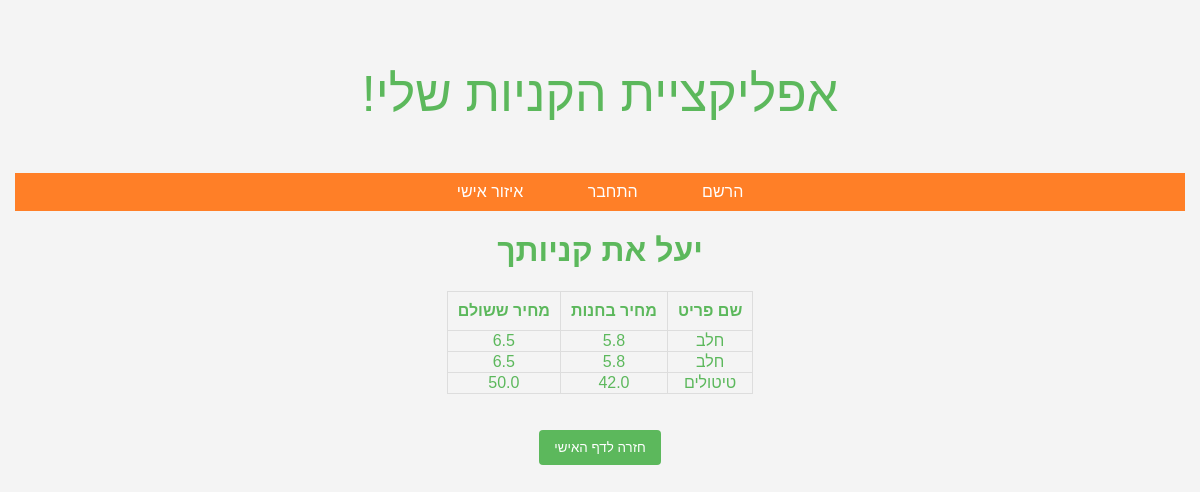
Page /optimize_purchases (signed in) on the committed database.
### main.py (models this page shows)
class Purchase(db.Model):
    id = db.Column(db.Integer, primary_key=True, autoincrement=True)
    user_id = db.Column(db.Integer, db.ForeignKey('user.user_id'), nullable=False)
    item_name = db.Column(db.String, nullable=False)
    qty = db.Column(db.Integer, default=0)
    price = db.Column(db.Float, nullable=False)
    category = db.Column(db.String, nullable=False)
    date = db.Column(db.DateTime, nullable=False)

### main.py (the view)
@app.route("/optimize_purchases", methods=["GET"])
@login_required
def optimize_purchases():
    user_id = current_user.user_id
    purchases = Purchase.query.filter_by(user_id=user_id).all()
    with open('templates/Shop.html', 'r',encoding='utf-8') as htmlFile:
        content = htmlFile.read()
        soup = BeautifulSoup(content, 'html.parser')
    products = {}
    for product in soup.findAll('div'):
        name = product.find('h3').text.strip()
        price = float(product.find('p').text.strip().replace(' ש"ח', '').replace(',', '.'))  # המרת מחיר ל-float
        products[name] = price
    optimized_purchases=[]
    for purchase in purchases:
        item_name=purchase.item_name
        price=purchase.price
        if item_name in products:
            shop_price = products[item_name]
            if shop_price < price:
                optimized_purchases.append({
                    'item_name': item_name,
                    'price_paid': price,
                    'shop_price': shop_price
                })
    return render_template("Optimized_purchases.html", optimized_purchases=optimized_purchases)

### main.py (called while the page is built)
@login_manager.user_loader
def load_user(user_id):
    return User.query.get(int(user_id))

### templates/Optimized_purchases.html (shortened to what this page needs)
{% extends 'index.html'  %}
{% block body %}
<h1>יעל את קניותך</h1>
{% if optimized_purchases %}
        <table>
            <thead>
                <tr>
                    <th>מחיר ששולם</th>
                    <th>מחיר בחנות</th>
                     <th>שם פריט</th>
                </tr>
            </thead>
            <tbody>
                {% for purchase in optimized_purchases %}
                <tr>
                    <td>{{ purchase.price_paid }}</td>
                    <td>{{ purchase.shop_price }}</td>
                                <td>{{ purchase.item_name }}</td>
                </tr>
                {% endfor %}
            </tbody>
        </table>
<br>
<br>
    <button onclick="window.location.href='/personal_area'" style="display: block; margin: 0 auto;">חזרה לדף האישי</button>
    {% else %}
        <p>לא נמצאו רכישות אופטימליות</p>
    {% endif %}
{% endblock %}

### static/css/index.css (style rules this page uses)
body { color: #5cb85c; font-family: Arial, sans-serif; background-color: #f4f4f4; margin: 0; padding: 15px; text-align:center; }
h1 { font:220px color: #5cb85c; }
table { margin: 0 auto; border-collapse: collapse; }
button { background-color: #5cb85c; color: white; padding: 10px 15px; border: none; border-radius: 4px; cursor: pointer; margin: 10px 0 ; display: block; }
th { padding: 10px; text-align: left; }
table { border-collapse: collapse; }
th, td { border: 1px solid #ddd; }

### rows in the picture
Purchase: price_paid "6.5", shop_price "5.8", item_name "חלב"
Purchase: price_paid "6.5", shop_price "5.8", item_name "חלב"
Purchase: price_paid "50.0", shop_price "42.0", item_name "טיטולים"
